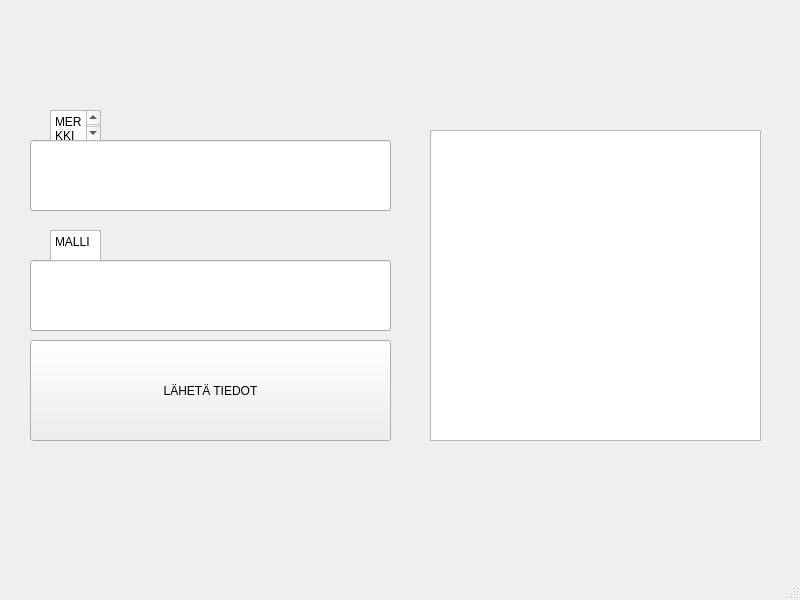
<?xml version="1.0" encoding="UTF-8"?>
<ui version="4.0">
 <class>MainWindow</class>
 <widget class="QMainWindow" name="MainWindow">
  <property name="geometry">
   <rect>
    <x>0</x>
    <y>0</y>
    <width>800</width>
    <height>600</height>
   </rect>
  </property>
  <property name="windowTitle">
   <string>MainWindow</string>
  </property>
  <widget class="QWidget" name="centralwidget">
   <widget class="QTableView" name="tableView">
    <property name="geometry">
     <rect>
      <x>430</x>
      <y>130</y>
      <width>331</width>
      <height>311</height>
     </rect>
    </property>
   </widget>
   <widget class="QLineEdit" name="branchLineEdit">
    <property name="geometry">
     <rect>
      <x>30</x>
      <y>140</y>
      <width>361</width>
      <height>71</height>
     </rect>
    </property>
   </widget>
   <widget class="QLineEdit" name="modelLineEdit">
    <property name="geometry">
     <rect>
      <x>30</x>
      <y>260</y>
      <width>361</width>
      <height>71</height>
     </rect>
    </property>
   </widget>
   <widget class="QPushButton" name="addCarButton">
    <property name="geometry">
     <rect>
      <x>30</x>
      <y>340</y>
      <width>361</width>
      <height>101</height>
     </rect>
    </property>
    <property name="text">
     <string>LÄHETÄ TIEDOT</string>
    </property>
   </widget>
   <widget class="QTextEdit" name="textEdit">
    <property name="geometry">
     <rect>
      <x>50</x>
      <y>110</y>
      <width>51</width>
      <height>31</height>
     </rect>
    </property>
    <property name="html">
     <string>&lt;!DOCTYPE HTML PUBLIC &quot;-//W3C//DTD HTML 4.0//EN&quot; &quot;http://www.w3.org/TR/REC-html40/strict.dtd&quot;&gt;
&lt;html&gt;&lt;head&gt;&lt;meta name=&quot;qrichtext&quot; content=&quot;1&quot; /&gt;&lt;meta charset=&quot;utf-8&quot; /&gt;&lt;style type=&quot;text/css&quot;&gt;
p, li { white-space: pre-wrap; }
hr { height: 1px; border-width: 0; }
li.unchecked::marker { content: &quot;\2610&quot;; }
li.checked::marker { content: &quot;\2612&quot;; }
&lt;/style&gt;&lt;/head&gt;&lt;body style=&quot; font-family:'Segoe UI'; font-size:9pt; font-weight:400; font-style:normal;&quot;&gt;
&lt;p style=&quot; margin-top:0px; margin-bottom:0px; margin-left:0px; margin-right:0px; -qt-block-indent:0; text-indent:0px;&quot;&gt;MERKKI&lt;/p&gt;&lt;/body&gt;&lt;/html&gt;</string>
    </property>
   </widget>
   <widget class="QTextEdit" name="textEdit_2">
    <property name="geometry">
     <rect>
      <x>50</x>
      <y>230</y>
      <width>51</width>
      <height>31</height>
     </rect>
    </property>
    <property name="html">
     <string>&lt;!DOCTYPE HTML PUBLIC &quot;-//W3C//DTD HTML 4.0//EN&quot; &quot;http://www.w3.org/TR/REC-html40/strict.dtd&quot;&gt;
&lt;html&gt;&lt;head&gt;&lt;meta name=&quot;qrichtext&quot; content=&quot;1&quot; /&gt;&lt;meta charset=&quot;utf-8&quot; /&gt;&lt;style type=&quot;text/css&quot;&gt;
p, li { white-space: pre-wrap; }
hr { height: 1px; border-width: 0; }
li.unchecked::marker { content: &quot;\2610&quot;; }
li.checked::marker { content: &quot;\2612&quot;; }
&lt;/style&gt;&lt;/head&gt;&lt;body style=&quot; font-family:'Segoe UI'; font-size:9pt; font-weight:400; font-style:normal;&quot;&gt;
&lt;p style=&quot; margin-top:0px; margin-bottom:0px; margin-left:0px; margin-right:0px; -qt-block-indent:0; text-indent:0px;&quot;&gt;MALLI&lt;/p&gt;&lt;/body&gt;&lt;/html&gt;</string>
    </property>
   </widget>
  </widget>
  <widget class="QMenuBar" name="menubar">
   <property name="geometry">
    <rect>
     <x>0</x>
     <y>0</y>
     <width>800</width>
     <height>21</height>
    </rect>
   </property>
  </widget>
  <widget class="QStatusBar" name="statusbar"/>
 </widget>
 <resources/>
 <connections/>
</ui>
